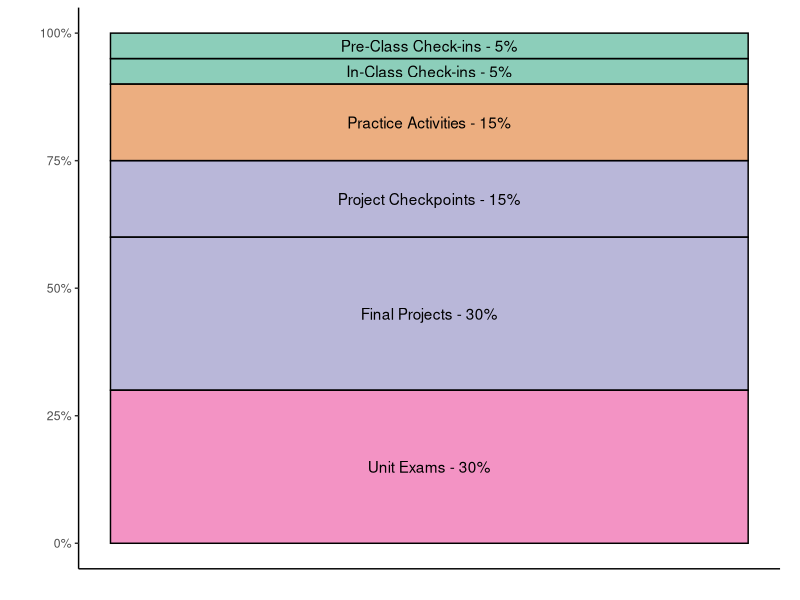

Here is the R script that generated this plot:
## ---- chunk 1
#| label: packages
#| echo: false
#| message: false
#| warning: false

library(tidyverse)
library(RColorBrewer)
## ---- chunk 2
#| label: plot-of-grade-components

pal <- brewer.pal(n = 6, name = "Dark2")

grades <- tribble(
  ~category,                       ~percent, ~meta,
  "Pre-Class Check-ins",            0.05,    "Participation",
  "In-Class Check-ins",             0.05,    "Participation",
  "Practice Activities",            0.15,    "Homework",
  "Project Checkpoints",            0.15,    "Projects", 
  "Final Projects",                 0.30,    "Projects",
  "Unit Exams",                     0.30,    "Exams"
  ) %>% 
  #arrange(-row_number()) %>%
  mutate(category = fct_inorder(category),
         meta = fct_inorder(meta)
         )

grades %>% 
  ggplot() +
  geom_col(aes(x= 1, y = percent, fill = category), 
           col = "black", alpha = 0.5)  +
  scale_fill_manual(values = pal[as.numeric(grades$meta)]) + 
  guides(fill = "none") + 
  geom_text(aes(x = rep(1, 6), 
                label = rev(paste(category, "-", 
                                  scales::percent(percent)
                                  )
                            ), 
                y = cumsum(rev(percent)) - 0.5*rev(percent)
                )
            ) + 
  scale_y_continuous(labels = scales::percent) +
  theme_classic() +
  labs(x = "", 
       y = "") +
  theme(aspect.ratio = 0.8, 
        axis.text.x = element_blank(), 
        axis.ticks.x = element_blank()
        )
